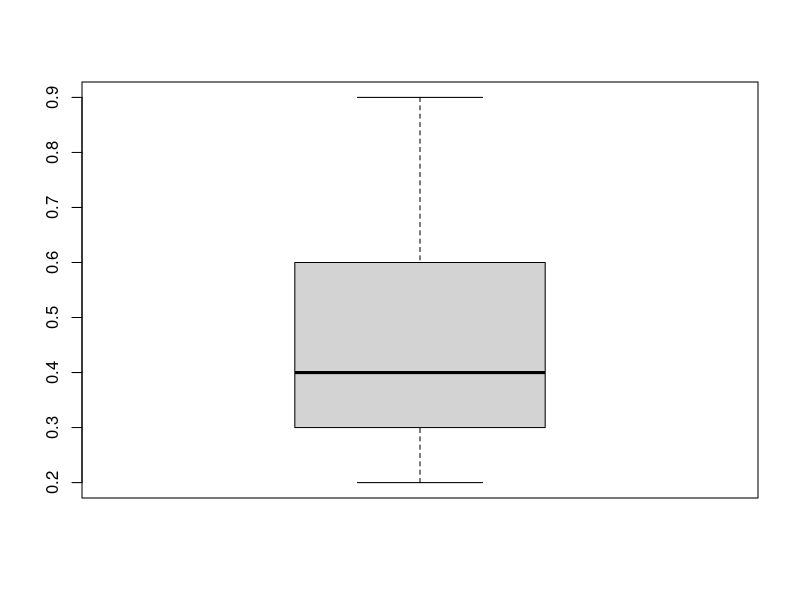
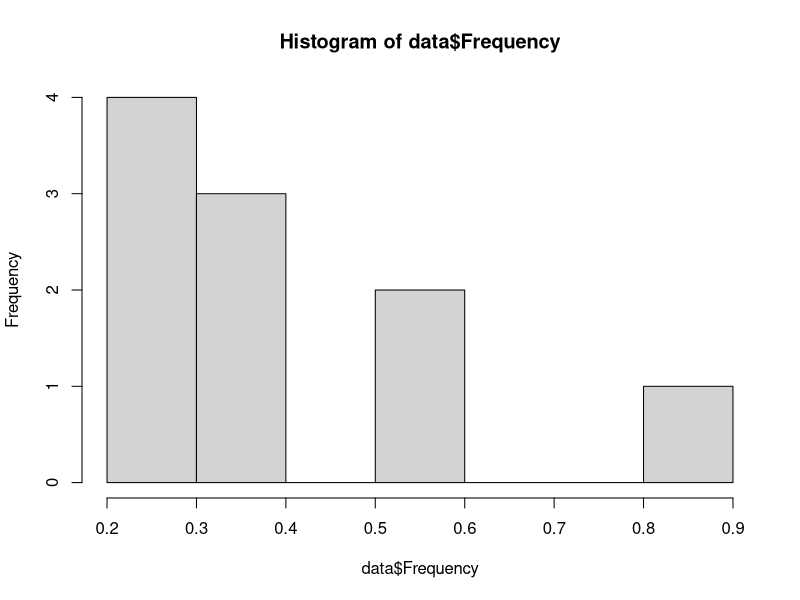
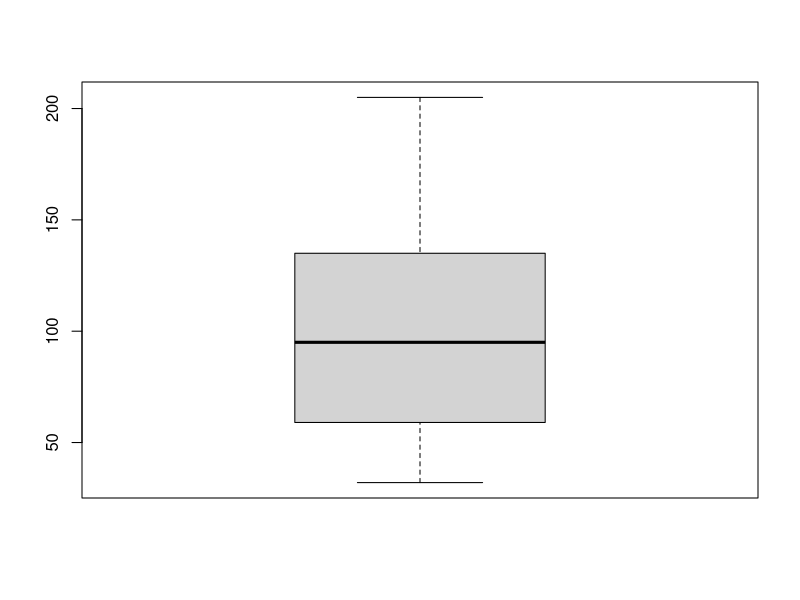
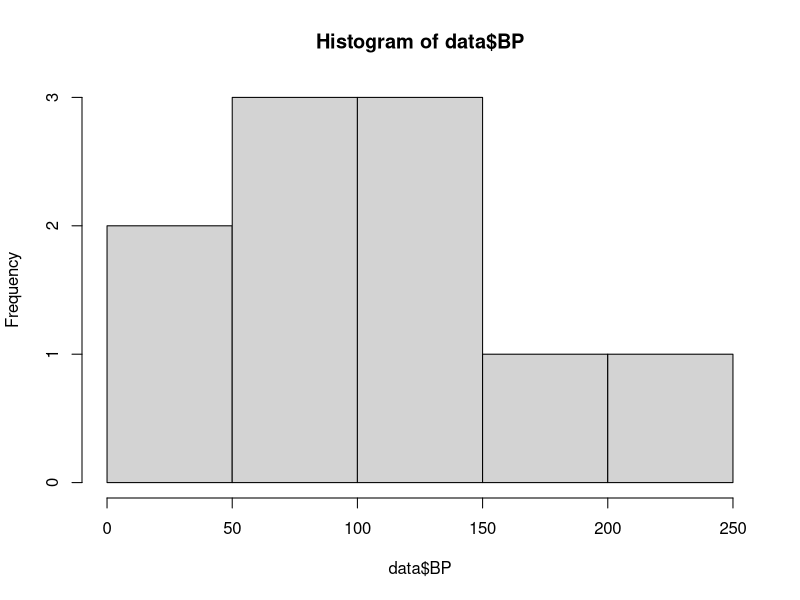
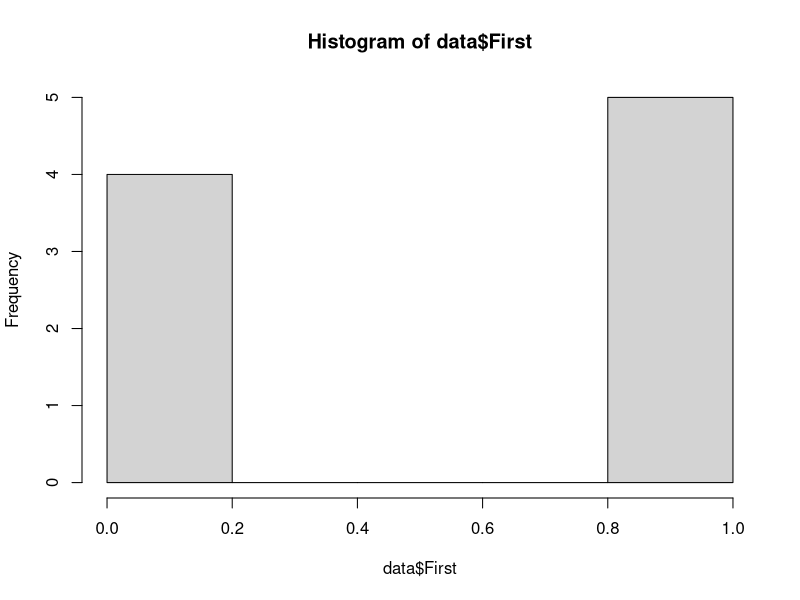
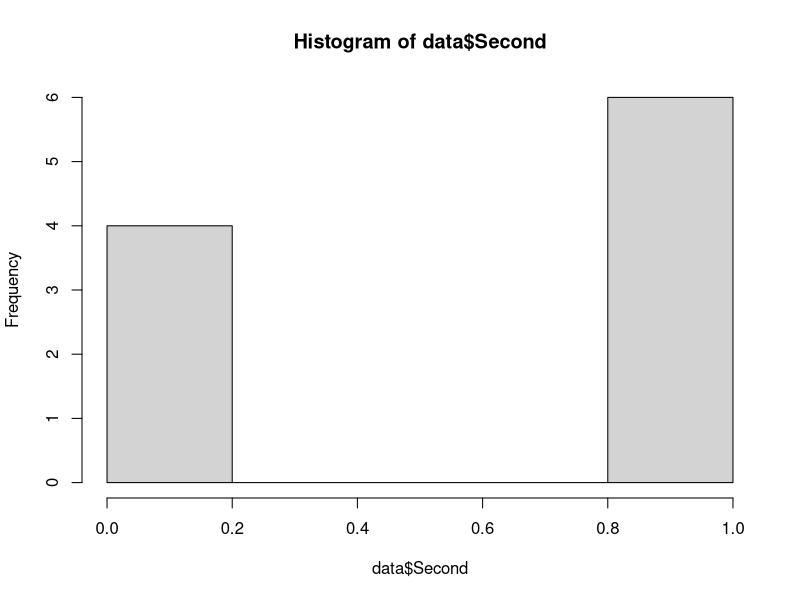
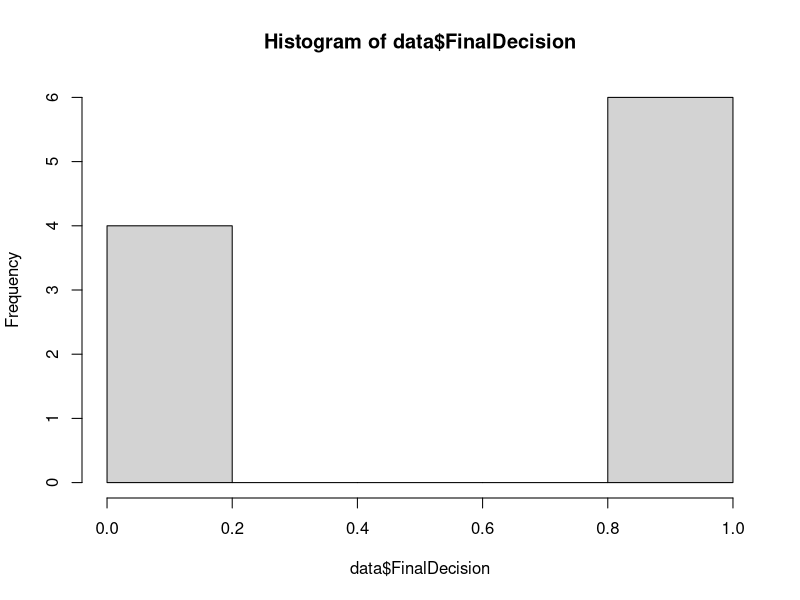
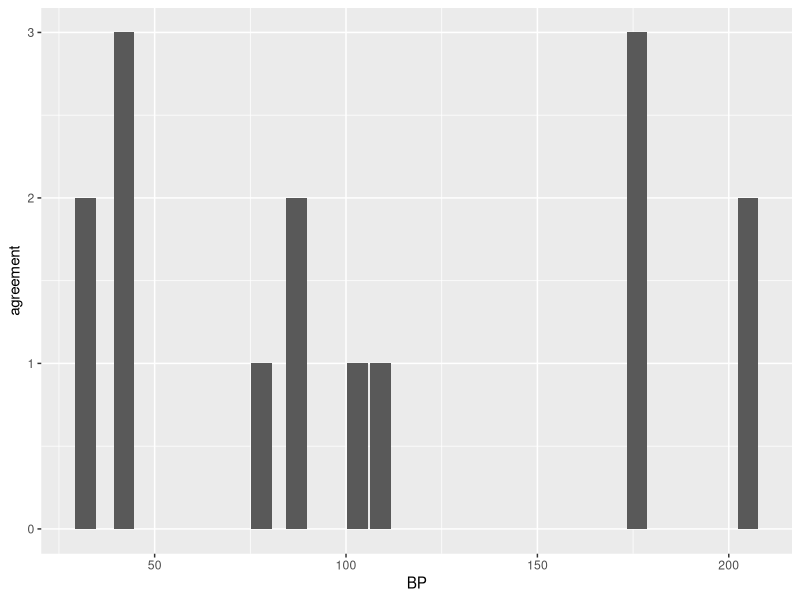

Source code (R) for these figures, in order:
Frequency <- c(0.6, 0.3, 0.4, 0.4, 0.2, 0.6, 0.3, 0.4, 0.9, 0.2)
BP <- c(103, 87, 32, 42, 59, 109, 78, 205, 135, 176)
First <- c(1,1,1,1,0,0,0,0,NA, 1)
Second <- c(0,0,1,1,0,0,1,1,1,1)
FinalDecision <- c(0,1,0,1,0,1,0,1,1,1)

agreement <- First + Second + FinalDecision


#Make a data frame
data <- data.frame(Frequency, BP, First, Second, FinalDecision)

#Create plot for visits
boxplot(data$Frequency)
hist(data$Frequency)

#Create plots for blood pressure
boxplot(data$BP)
hist(data$BP)

#Histogram of first doctor decision
hist(data$First)

#Histogram of second doctor decision
hist(data$Second)

#Histogram of final doctor decision
hist(data$FinalDecision)

#Plot agreement against agreement of doctors using ggplot2
library(ggplot2)
ggplot(data, aes(BP, agreement)) + geom_col()
